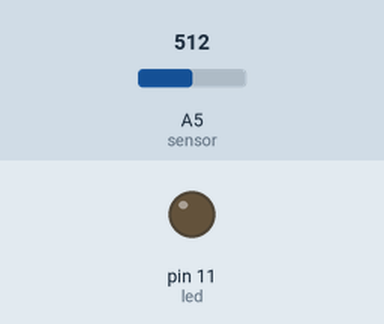
A sketch run on a simulated Arduino Uno, built with avr-gcc and run on an emulated ATmega328P. Parts: output pins drawn as LEDs (lit = HIGH). The test bench sets the inputs (shaded band); at power-on: A5 (sensor) = 512.

Above: at 1.2 s.
1.3 s: A5 (sensor) set to 42
2.8 s: A5 (sensor) set to 35
At 3.2 s:
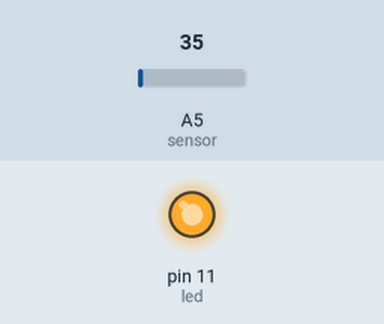
4.3 s: A5 (sensor) set to 122
At 5.5 s:
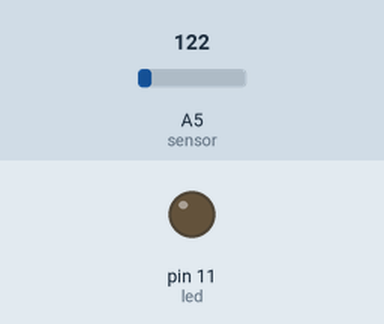
5.8 s: A5 (sensor) set to 30
At 6.8 s:
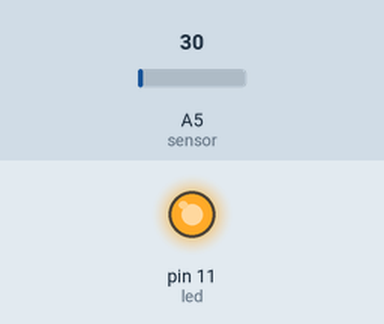
Timing chart, 0 to 8.3 s (numbered marks = the images above; inputs shaded):
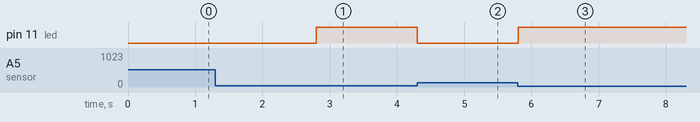

Measured:
- the behaviour switches between 40 and 39 on A5 (sensor) (found by bisection; images 0 and 1)
- after the input at 1.3 s, every drawn part: stays the same
- after the input at 2.8 s, pin 11 (led): LOW → HIGH at once
- after the input at 4.3 s, pin 11 (led): HIGH → LOW at once
- after the input at 5.8 s, pin 11 (led): LOW → HIGH at once

The sketch:

sensor_teste.ino
```cpp
const int sensor = A5;
const int led = 11;
int luz = 0;


void setup() {
  // put your setup code here, to run once:

  pinMode(sensor, INPUT);
  pinMode(led, OUTPUT);

}

void loop() {
  // put your main code here, to run repeatedly:

  luz = analogRead(sensor);

  if (luz < 40){
    digitalWrite(led, HIGH);
  } else {
    digitalWrite(led, LOW);
  }

  delay(100);

}
```
